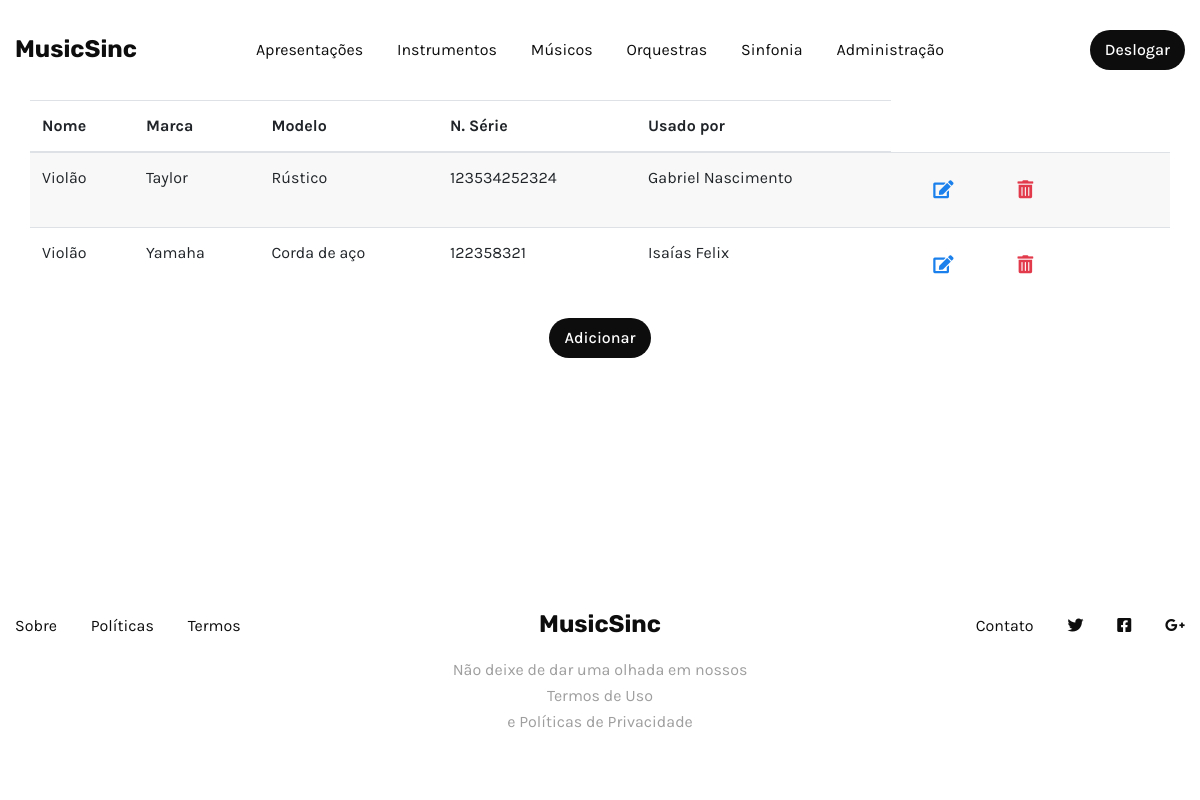
/instrumentos/listar/ (signed in), run on the app's committed database.
### core/models.py (models this page shows, shortened)
class Instrumento(models.Model):
    nome = models.CharField(max_length=60)
    marca = models.CharField(max_length=100)
    modelo = models.CharField(max_length=100)
    n_serie = models.IntegerField()
    musico = models.OneToOneField(Musico, null=True, blank=True, on_delete=models.SET_NULL)
    class Meta:
        verbose_name = 'Instrumento'
        verbose_name_plural = 'Instrumentos'

class Musico(models.Model):
    nome = models.CharField(max_length=70)
    nacionalidade = models.CharField(choices=nacionalidade, max_length=20)
    dt_nascimento = models.DateField()
    class Meta:
        verbose_name = 'Musico'
        verbose_name_plural = 'Musicos'
    def __str__(self):
        return self.nome

### instrumento/views.py (the view)
# urls.py: path('listar/', views.InstrumentoListView.as_view(), name='read'),
class InstrumentoListView(LoginRequiredMixin, ListView):
    model = Instrumento
    template_name = 'instrumento/tabela_instrumento.html'
    context_object_name = 'instrumentos'
    login_url='login'

### instrumento/templates/instrumento/tabela_instrumento.html (shortened to what this page needs)
{% extends "base.html" %}
{% block content %}
{% include 'components/nav_tables.html' %}
<div class="container table-container">
  <table class="table table-striped">
    <thead>
      <tr>
        <th scope="col">Nome</th>
        <th scope="col">Marca</th>
        <th scope="col">Modelo</th>
        <th scope="col">N. Série</th>
        <th scope="col">Usado por</th>
      </tr>
    </thead>
    <tbody>
      {% for isnt in instrumentos %}
      <tr>
        <td>{{ isnt.nome }}</td>
        <td>{{ isnt.marca }}</td>
        <td>{{ isnt.modelo }}</td>
        <td>{{ isnt.n_serie }}</td>
        <td>{{ isnt.musico }}</td>
        <td>
          <a href="{% url 'instrumento:update' isnt.id %}" class="btn btn-link edit-btn" title="Editar">
            <i class="fas fa-edit"></i>
          </a>
          <a href="{% url 'instrumento:delete' isnt.id %}" class="btn btn-link delete-btn" title="Excluir">
            <i class="fas fa-trash-alt"></i>
          </a>
        </td>
      </tr>
      {% empty %}
      <tr>
        <td colspan="5" class="text-center">
          <h4>Nada aqui para ver</h4>
        </td>
      </tr>
      {% endfor %}
    </tbody>
  </table>
  <div class="col-12 d-flex justify-content-center mt-16">
    <a href="{% url 'instrumento:create' %}" class="btn sm action-2 f-16">Adicionar</a>
  </div>
</div>
{% endblock %}

### instrumento/templates/instrumento/tabela_instrumento.html (style rules this page uses)
.edit-btn { color: #1b80eb; }
.delete-btn { color: #e23a4b; }

### data on the page
Instrumento: nome "Violão", marca "Taylor", modelo "Rústico", n_serie "123534252324", musico "Gabriel Nascimento"
Instrumento: nome "Violão", marca "Yamaha", modelo "Corda de aço", n_serie "122358321", musico "Isaías Felix"
